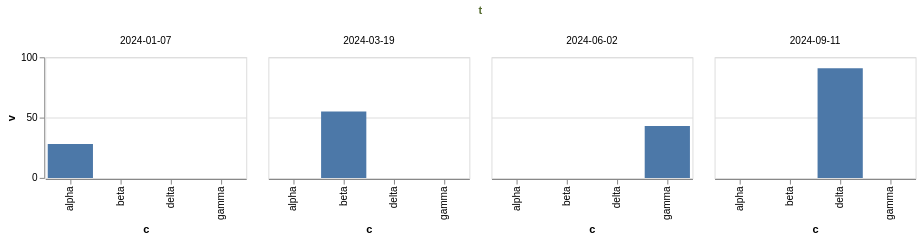

This figure's Vega-Lite source:
### Vega-Lite specification from a JSON file in a GitHub repository (floating-point values rounded to 4 significant figures)
{"$schema": "https://vega.github.io/schema/vega-lite/v6.json", "width": 200, "height": 120, "data": {"values": [{"c": "alpha", "v": 28, "w": 3, "t": "2024-01-07"}, {"c": "beta", "v": 55, "w": 7, "t": "2024-03-19"}, {"c": "gamma", "v": 43, "w": 5, "t": "2024-06-02"}, {"c": "delta", "v": 91, "w": 9, "t": "2024-09-11"}]}, "mark": "bar", "encoding": {"x": {"field": "c", "type": "nominal"}, "y": {"field": "v", "type": "quantitative"}, "column": {"field": "t", "type": "ordinal"}}, "config": {"header": {"titleColor": "darkolivegreen"}}}
